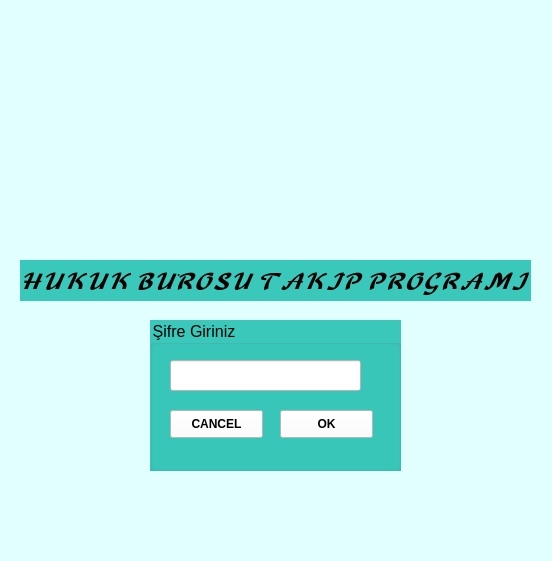
<?xml version="1.0" encoding="UTF-8"?>
<ui version="4.0">
 <class>MainWindow</class>
 <widget class="QMainWindow" name="MainWindow">
  <property name="geometry">
   <rect>
    <x>0</x>
    <y>0</y>
    <width>552</width>
    <height>561</height>
   </rect>
  </property>
  <property name="font">
   <font>
    <family>Bernard MT Condensed</family>
   </font>
  </property>
  <property name="windowTitle">
   <string>Şifreleme</string>
  </property>
  <property name="styleSheet">
   <string notr="true">color: rgb(0, 0, 0);
background-color: rgb(226, 255, 255);
	border-color: #051a39;</string>
  </property>
  <widget class="QWidget" name="centralwidget">
   <widget class="QLabel" name="label">
    <property name="geometry">
     <rect>
      <x>50</x>
      <y>20</y>
      <width>461</width>
      <height>231</height>
     </rect>
    </property>
    <property name="text">
     <string/>
    </property>
    <property name="pixmap">
     <pixmap>logo2.jpg</pixmap>
    </property>
    <property name="scaledContents">
     <bool>true</bool>
    </property>
   </widget>
   <widget class="QLabel" name="label_2">
    <property name="geometry">
     <rect>
      <x>20</x>
      <y>260</y>
      <width>511</width>
      <height>41</height>
     </rect>
    </property>
    <property name="font">
     <font>
      <family>Vivaldi</family>
      <pointsize>15</pointsize>
      <weight>50</weight>
      <italic>true</italic>
      <bold>false</bold>
     </font>
    </property>
    <property name="styleSheet">
     <string notr="true">background-color: rgb(57, 200, 186);
color: rgb(0, 0, 0);</string>
    </property>
    <property name="text">
     <string>𝓗𝓤𝓚𝓤𝓚 𝓑𝓤̈𝓡𝓞𝓢𝓤 𝓣𝓐𝓚𝓘̇𝓟 𝓟𝓡𝓞𝓖𝓡𝓐𝓜𝓘</string>
    </property>
   </widget>
   <widget class="QGroupBox" name="groupBox">
    <property name="geometry">
     <rect>
      <x>150</x>
      <y>320</y>
      <width>251</width>
      <height>151</height>
     </rect>
    </property>
    <property name="font">
     <font>
      <pointsize>12</pointsize>
     </font>
    </property>
    <property name="styleSheet">
     <string notr="true">background-color: rgb(57, 200, 186);
color: rgb(0, 0, 0);</string>
    </property>
    <property name="title">
     <string>Şifre Giriniz</string>
    </property>
    <widget class="QLineEdit" name="lne_sifregir">
     <property name="geometry">
      <rect>
       <x>20</x>
       <y>40</y>
       <width>191</width>
       <height>31</height>
      </rect>
     </property>
     <property name="font">
      <font>
       <pointsize>11</pointsize>
       <weight>75</weight>
       <bold>true</bold>
      </font>
     </property>
     <property name="styleSheet">
      <string notr="true">background-color: rgb(255, 255, 255);
color: rgb(0, 0, 0);</string>
     </property>
     <property name="echoMode">
      <enum>QLineEdit::Password</enum>
     </property>
    </widget>
    <widget class="QPushButton" name="btn_cancel">
     <property name="geometry">
      <rect>
       <x>20</x>
       <y>90</y>
       <width>93</width>
       <height>28</height>
      </rect>
     </property>
     <property name="font">
      <font>
       <weight>75</weight>
       <bold>true</bold>
      </font>
     </property>
     <property name="styleSheet">
      <string notr="true">background-color: rgb(255, 255, 255);</string>
     </property>
     <property name="text">
      <string>CANCEL</string>
     </property>
    </widget>
    <widget class="QPushButton" name="btn_ok">
     <property name="geometry">
      <rect>
       <x>130</x>
       <y>90</y>
       <width>93</width>
       <height>28</height>
      </rect>
     </property>
     <property name="font">
      <font>
       <weight>75</weight>
       <bold>true</bold>
      </font>
     </property>
     <property name="styleSheet">
      <string notr="true">background-color: rgb(255, 255, 255);
</string>
     </property>
     <property name="text">
      <string>OK</string>
     </property>
    </widget>
   </widget>
  </widget>
  <widget class="QMenuBar" name="menubar">
   <property name="geometry">
    <rect>
     <x>0</x>
     <y>0</y>
     <width>552</width>
     <height>26</height>
    </rect>
   </property>
  </widget>
  <widget class="QStatusBar" name="statusbar"/>
 </widget>
 <resources/>
 <connections/>
</ui>
